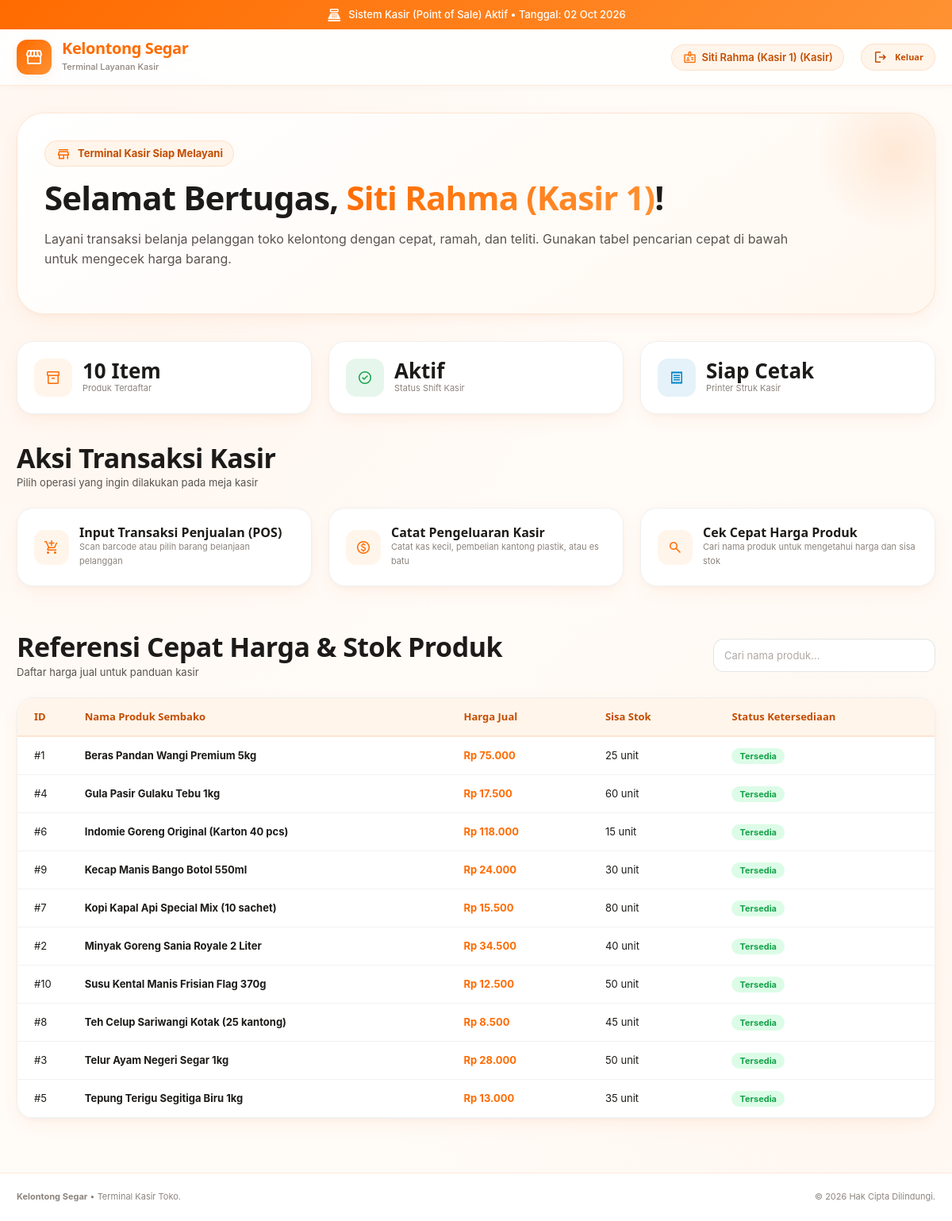
Screenshot of /kasir/dashboard_kasir.php (signed in) with the database file from the repository.
### tables this page shows
CREATE TABLE IF NOT EXISTS `t_produk` (
  `id_produk` int(11) NOT NULL AUTO_INCREMENT,
  `nama_produk` varchar(150) NOT NULL,
  `harga_jual` int(11) NOT NULL,
  `stok` int(11) NOT NULL,
  PRIMARY KEY (`id_produk`)
);

### kasir/dashboard_kasir.php (the view, shortened to what this page needs)
<?php
include '../config/koneksi.php';
$nama_kasir = $_SESSION['nama_lengkap'];
$q_prod = mysqli_query($koneksi, "SELECT COUNT(*) as total_prod FROM t_produk");
$d_prod = mysqli_fetch_assoc($q_prod);
$q_list = mysqli_query($koneksi, "SELECT * FROM t_produk ORDER BY nama_produk ASC");
?>
<!DOCTYPE html>
<html lang="id">
<head>
    <link rel="stylesheet" href="../assets/css/style.css">
</head>
<body>
    <div class="top-bar">
        <span class="icon">point_of_sale</span>
        <span>Sistem Kasir (Point of Sale) Aktif &bull; Tanggal: <?php echo date('d M Y'); ?></span>
    </div>
    <header class="navbar">
        <div class="navbar-container">
            <a href="dashboard_kasir.php" class="brand-logo">
                <div class="brand-icon">
                    <span class="icon">storefront</span>
                </div>
                <div>
                    <span class="brand-title">Kelontong Segar</span>
                    <span class="brand-subtitle">Terminal Layanan Kasir</span>
                </div>
            </a>
            <div class="nav-links">
                <span class="nav-user-badge">
                    <span class="icon" style="color: var(--primary); font-size: 18px;">badge</span>
                    <?php echo htmlspecialchars($nama_kasir); ?> (Kasir)
                </span>
                <a href="../logout.php" class="btn btn-secondary btn-sm" onclick="return confirm('Apakah Anda yakin ingin keluar?')">
                    <span class="icon">logout</span>
                    Keluar
                </a>
            </div>
        </div>
    </header>
    <main class="main-wrapper">
        <div class="card-showcase fade-in" style="margin-bottom: var(--space-5);">
            <div>
                <div class="hero-badge">
                    <span class="icon" style="color: var(--primary);">store</span>
                    <span>Terminal Kasir Siap Melayani</span>
                </div>
                <h1 class="hero-title">
                    Selamat Bertugas, <span class="hero-title-highlight"><?php echo htmlspecialchars($nama_kasir); ?></span>!
                </h1>
                <p class="hero-description">
                    Layani transaksi belanja pelanggan toko kelontong dengan cepat, ramah, dan teliti. Gunakan tabel pencarian cepat di bawah untuk mengecek harga barang.
                </p>
            </div>
        </div>
        <div class="stats-grid fade-in">
            <div class="stat-tile">
                <div class="stat-icon">
                    <span class="icon">inventory_2</span>
                </div>
                <div>
                    <div class="stat-value"><?php echo $d_prod['total_prod']; ?> Item</div>
                    <div class="stat-title">Produk Terdaftar</div>
                </div>
            </div>
            <div class="stat-tile">
                <div class="stat-icon" style="background: rgba(22, 163, 74, 0.1); color: var(--accent-green);">
                    <span class="icon">check_circle</span>
                </div>
                <div>
                    <div class="stat-value">Aktif</div>
                    <div class="stat-title">Status Shift Kasir</div>
                </div>
            </div>
            <div class="stat-tile">
                <div class="stat-icon" style="background: rgba(2, 132, 199, 0.1); color: var(--accent-blue);">
                    <span class="icon">receipt</span>
                </div>
                <div>
                    <div class="stat-value">Siap Cetak</div>
                    <div class="stat-title">Printer Struk Kasir</div>
                </div>
            </div>
        </div>
        <div style="margin-top: var(--space-5);">
            <div class="catalog-title" style="margin-bottom: var(--space-4);">
                <h2>Aksi Transaksi Kasir</h2>
                <p>Pilih operasi yang ingin dilakukan pada meja kasir</p>
            </div>
            <div class="menu-grid fade-in">
                <a href="#" class="menu-card" onclick="alert('Menu Input Transaksi Kasir POS'); return false;">
                    <div class="menu-icon">
                        <span class="icon">add_shopping_cart</span>
                    </div>
                    <div>
                        <div class="menu-title">Input Transaksi Penjualan (POS)</div>
                        <div class="menu-desc">Scan barcode atau pilih barang belanjaan pelanggan</div>
                    </div>
                </a>
                <a href="#" class="menu-card" onclick="alert('Menu Catat Pengeluaran Operasional'); return false;">
                    <div class="menu-icon">
                        <span class="icon">paid</span>
                    </div>
                    <div>
                        <div class="menu-title">Catat Pengeluaran Kasir</div>
                        <div class="menu-desc">Catat kas kecil, pembelian kantong plastik, atau es batu</div>
                    </div>
                </a>
                <a href="#" class="menu-card" onclick="document.getElementById('quick-search').focus();">
                    <div class="menu-icon">
                        <span class="icon">search</span>
                    </div>
                    <div>
                        <div class="menu-title">Cek Cepat Harga Produk</div>
                        <div class="menu-desc">Cari nama produk untuk mengetahui harga dan sisa stok</div>
                    </div>
                </a>
            </div>
        </div>
        <div style="margin-top: var(--space-6);">
            <div class="catalog-header">
                <div class="catalog-title">
                    <h2>Referensi Cepat Harga &amp; Stok Produk</h2>
                    <p>Daftar harga jual untuk panduan kasir</p>
                </div>
                <div style="width: 280px;">
                    <input type="text" id="quick-search" placeholder="Cari nama produk..." class="form-control" onkeyup="filterTable()">
                </div>
            </div>
            <div class="table-container fade-in">
                <table class="kelontong-table" id="productTable">
                    <thead>
                        <tr>
                            <th style="width: 50px;">ID</th>
                            <th>Nama Produk Sembako</th>
                            <th>Harga Jual</th>
                            <th>Sisa Stok</th>
                            <th>Status Ketersediaan</th>
                        </tr>
                    </thead>
                    <tbody>
                        <?php while ($item = mysqli_fetch_assoc($q_list)): ?>
                        <tr>
                            <td>#<?php echo $item['id_produk']; ?></td>
                            <td><strong><?php echo htmlspecialchars($item['nama_produk']); ?></strong></td>
                            <td><strong style="color: var(--primary);">Rp <?php echo number_format($item['harga_jual'], 0, ',', '.'); ?></strong></td>
                            <td><?php echo $item['stok']; ?> unit</td>
                            <td>
                                <?php if ($item['stok'] > 0): ?>
                                    <span style="background: var(--accent-green-bg); color: var(--accent-green); padding: 3px 10px; border-radius: var(--radius-pill); font-size: 11px; font-weight: 700;">
                                        Tersedia
                                    </span>
                                <?php else: ?>
                                    <span style="background: var(--accent-red-bg); color: var(--accent-red); padding: 3px 10px; border-radius: var(--radius-pill); font-size: 11px; font-weight: 700;">
                                        Habis
                                    </span>
                                <?php endif; ?>
                            </td>
                        </tr>
                        <?php endwhile; ?>
                    </tbody>
                </table>
            </div>
        </div>
    </main>
    <footer class="main-footer">
        <div class="footer-content">
            <div>
                <strong>Kelontong Segar</strong> &bull; Terminal Kasir Toko.
            </div>
            <div>
                &copy; <?php echo date('Y'); ?> Hak Cipta Dilindungi.
            </div>
        </div>
    </footer>
</body>
</html>

### rows the page displays
t_produk: id_produk "1", nama_produk "Beras Pandan Wangi Premium 5kg", harga_jual "75.000", stok "25", shows "Tersedia"
t_produk: id_produk "4", nama_produk "Gula Pasir Gulaku Tebu 1kg", harga_jual "17.500", stok "60", shows "Tersedia"
t_produk: id_produk "6", nama_produk "Indomie Goreng Original (Karton 40 pcs)", harga_jual "118.000", stok "15", shows "Tersedia"
t_produk: id_produk "9", nama_produk "Kecap Manis Bango Botol 550ml", harga_jual "24.000", stok "30", shows "Tersedia"
t_produk: id_produk "7", nama_produk "Kopi Kapal Api Special Mix (10 sachet)", harga_jual "15.500", stok "80", shows "Tersedia"
t_produk: id_produk "2", nama_produk "Minyak Goreng Sania Royale 2 Liter", harga_jual "34.500", stok "40", shows "Tersedia"
t_produk: id_produk "10", nama_produk "Susu Kental Manis Frisian Flag 370g", harga_jual "12.500", stok "50", shows "Tersedia"
t_produk: id_produk "8", nama_produk "Teh Celup Sariwangi Kotak (25 kantong)", harga_jual "8.500", stok "45", shows "Tersedia"
t_produk: id_produk "3", nama_produk "Telur Ayam Negeri Segar 1kg", harga_jual "28.000", stok "50", shows "Tersedia"
t_produk: id_produk "5", nama_produk "Tepung Terigu Segitiga Biru 1kg", harga_jual "13.000", stok "35", shows "Tersedia"

### other values shown
$nama_kasir "Siti Rahma (Kasir 1)"
$d_prod['total_prod'] "10"
